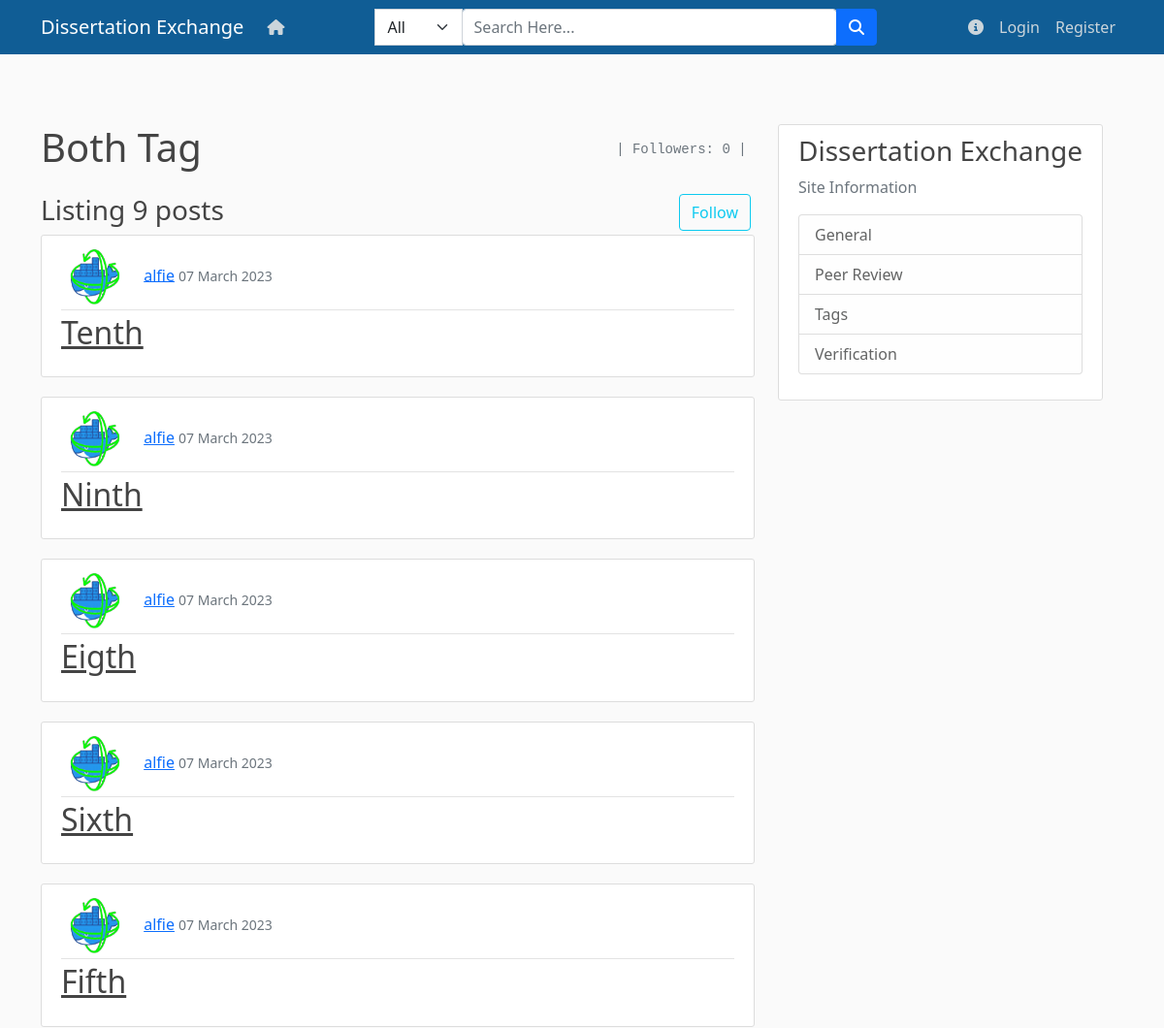
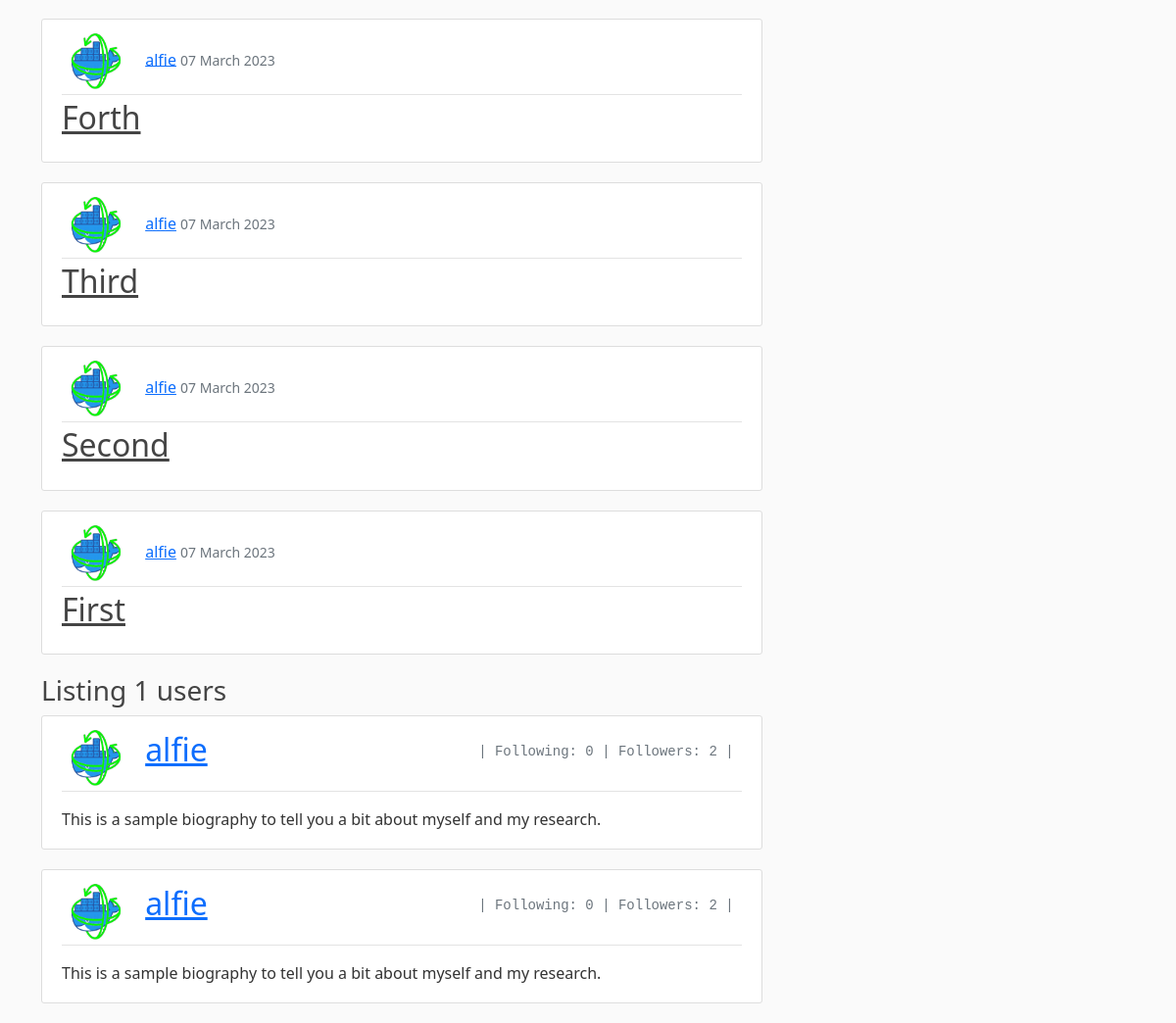
The app's page /tags/23/ with its own data (2 pictures, top to bottom).
### blog/models.py (models this page shows, shortened)
class Tag(models.Model):
    tags = models.CharField(max_length=1000,unique=True)
    followers = models.ManyToManyField(User, related_name='tag_followers')
    def __str__(self):
        return self.tags

class Post(models.Model):
    title = models.CharField(max_length=1000)
    abstract = models.TextField()
    date_posted = models.DateTimeField(auto_now_add=True)
    publication_date = models.DateField()
    author = models.ForeignKey(User, on_delete=models.CASCADE)
    file = models.FileField(upload_to='documents')
    likes = models.ManyToManyField(User, related_name='blog_post')
    dislikes = models.ManyToManyField(User, related_name='blog_post1')
    saves = models.ManyToManyField(User, related_name='blog_post2')
    primary_tag = models.ForeignKey(Tag,on_delete=models.CASCADE)
    secondary_tags= models.ManyToManyField(Tag, related_name='secondary_tag', blank=True)
    identifier = models.URLField(default="")
    version = models.IntegerField(default=1)
    publisher = models.CharField(max_length=1000, default='')
    reviewed = models.IntegerField(default = 0)
    requested = models.CharField(max_length=30, default="none")
    reviewers = models.ManyToManyField(User, related_name="reviewers")
    requested_time = models.DateTimeField(auto_now_add=True)
    blob_file = models.TextField(db_column='data', blank=True)

### users/models.py (models this page shows, shortened)
class Profile(models.Model):
    user = models.OneToOneField(User, on_delete=models.CASCADE)
    image = models.ImageField(default='default.png', upload_to='profile_pics')
    followers = models.ManyToManyField('self',blank=True, symmetrical=False, related_name='user_followers')
    following = models.ManyToManyField('self',blank=True, symmetrical=False, related_name='user_following')
    bio = models.TextField(max_length=1000)
    admin = models.IntegerField(default=0)
    tags = models.ManyToManyField(Tag, symmetrical=False, related_name='user_tags')
    first = models.IntegerField(default=0) #0 if first login else 1 if not
    blob_image = models.TextField(db_column='data', blank=True)

### blog/views.py (the view)
# urls.py: path("tags/<int:pk>/", TagListView.as_view(), name="tag-list"),
class TagListView(ListView):
    model = Tag
    template_name = "blog/tag_list.html"
    context_object_name = "tags"
    paginate_by = 5
    def get(self, request, *args, **kwargs):
        tag = get_object_or_404(Tag, pk=self.kwargs.get("pk"))
        context = {
            "posts": Post.objects.filter(Q(primary_tag=tag) | Q(secondary_tags=tag)).distinct().order_by("-date_posted"),
            "tag": tag,
            "users": Profile.objects.filter(tags=tag).order_by("followers"),
        }
        return render(request, "blog/tag_list.html", context)

### blog/custom_context_processor.py (called while the page is built)
def tag_renderer(request):
    return {
        "tags_context": Tag.objects.all(),
        "posts_context": Post.objects.all(),
        "comment_context": Comment.objects.all()}

def notification_renderer(request):
    notification_processor = []
    counter = 0
    if request.user.is_authenticated:
        counter = len(Notification.objects.filter(new = 0).filter(receiver = request.user))
        notification_processor = (Notification.objects.filter(receiver = request.user).order_by("new"))
    return {
        "notification_processor": notification_processor,
        "counter": counter
    }

def get_current_path(request):
    return {
       'date': datetime.now()
     }

### blog/models.py (called while the page is built)
    def __str__(self):
        return self.post1.title

### blog/templates/blog/tag_list.html (shortened to what this page needs)
{% extends "blog/base.html" %}
{% load crispy_forms_tags %}
{% block content %}
    <h1 class="mb-3 data" style="display:inline">{{ tag.tags }}</h1>
    <pre class="text-secondary float-end mt-3 data" style="display:inline">| Followers: {{ tag.followers.count }} | </pre>
    <br>
    <br>
    <form action="{% url 'tag-follow' tag.id %}" method="POST" class="d-inline">
      <button id="Unfollow" type=submit class="btn btn-outline-info m-1 mt-0 float-end" name="tag_id">Follow</button>
    </form>
        <h3>Listing {{ posts.count }} posts</h3>
        {% if posts.count > 0 %}
            {% for post in posts %}
            <article class="media content-section">
                <div class="media-body">
                <div class="article-metadata">
                    <img class="rounded-circle article-img">
                    <a class="mr-2" href="{% url 'user-posts' post.author.username %}">{{ post.author }}</a>
                    <small class="text-muted">{{ post.date_posted|date:"d N Y" }}</small>
                </div>
                <h2><a class="article-title" href="{% url 'blog-detail' post.id %}">{{ post.title }}</a></h2>
                </div>
            </article>
            {% endfor %}
        {% else %}
            No posts related to tag
        {% endif %}
    <h3>Listing {{ users.count }} users</h3>
    {% if users.count > 0%}
        {% for user in users %}
        <article class="media content-section">
            <div class="media-body">
                <div class="article-metadata">
                <img class="rounded-circle article-img">
                <h2 style="display:inline"><a class="mr-2" href="{% url 'user-posts' user.user.username %}">{{ user.user.username }}</a></h2>
                <pre class="text-secondary float-end mt-3 data" style="display:inline">| Followers: {{ user.followers.all.count }} | </pre>
                <pre class="text-secondary float-end mt-3 data" style="display:inline">| Following: {{ user.following.all.count }} </pre>
                </div>
                <div class="mt-3 mb-2">
                {{user.bio}}
                </div>
            </div>
        </article>
        {% endfor %}
    {% else %}
        No users related to tag
    {% endif %}
{% endblock content %}

### blog/static/blog/main.css (style rules this page uses)
body { background: #fafafa; color: #333333; margin-top: 5rem; }
h1, h2, h3, h4, h5, h6 { color: #444444; }
.content-section { background: #ffffff; padding: 10px 20px; border: 1px solid #dddddd; border-radius: 3px; margin-bottom: 20px; }
.article-title { color: #444444; }
.article-img { height: 65px; width: 65px; margin-right: 16px; }
.article-metadata { padding-bottom: 1px; margin-bottom: 4px; border-bottom: 1px solid #e3e3e3 }

### records on screen
Tag: tags "Both Tag", followers.count "0"
Post: author "alfie", date_posted "07 March 2023", title "Tenth"
Post: author "alfie", date_posted "07 March 2023", title "Ninth"
Post: author "alfie", date_posted "07 March 2023", title "Eigth"
Post: author "alfie", date_posted "07 March 2023", title "Sixth"
Post: author "alfie", date_posted "07 March 2023", title "Fifth"
Post: author "alfie", date_posted "07 March 2023", title "Forth"
Post: author "alfie", date_posted "07 March 2023", title "Third"
Post: author "alfie", date_posted "07 March 2023", title "Second"
Post: author "alfie", date_posted "07 March 2023", title "First"
Profile: user.username "alfie", followers.all.count "2", following.all.count "0", bio "This is a sample biography to tell you a bit about myself and my research."

### other values on screen
{{ posts.count }} "9"
{{ users.count }} "1"
